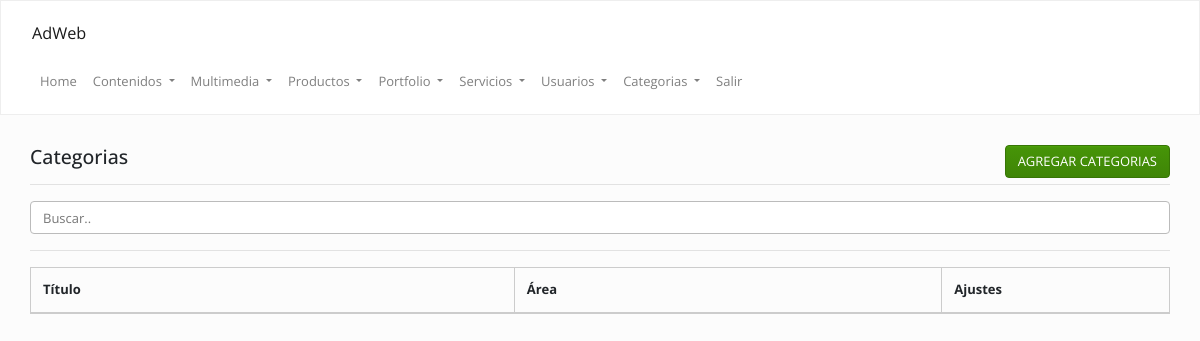
The page /admin/index.php?op=categorias (signed in) on the database as committed earlier.
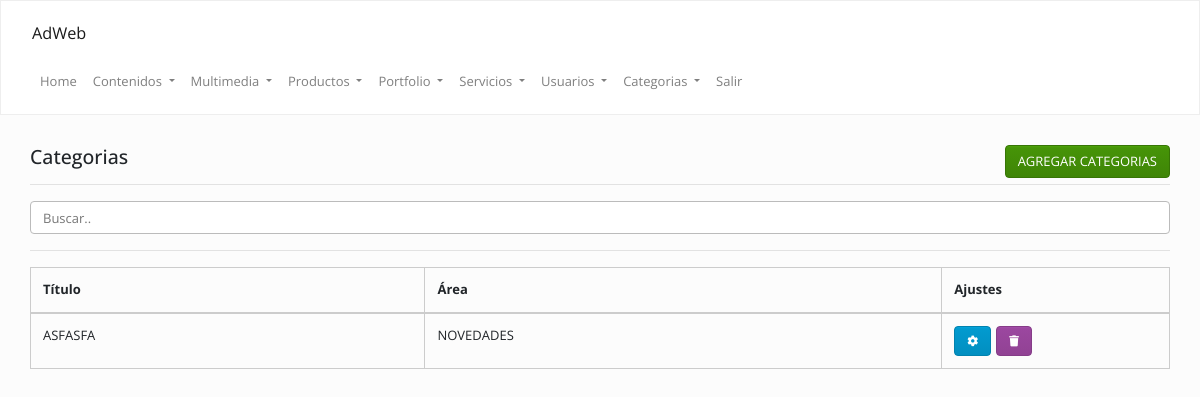
The same page on the database as committed later.
### tables this page shows
CREATE TABLE `categorias` (
  `id` int(11) NOT NULL,
  `cod` varchar(255) NOT NULL,
  `titulo` varchar(255) NOT NULL,
  `area` varchar(255) NOT NULL
);

### Config/Autoload.php (called while the page is built, shortened)
<?php
class autoload
{
    public static function runAdmin()
    {
        spl_autoload_register(
            function ($clase) {
                $ruta = str_replace("\\", "/", $clase) . ".php";
            }
        );
    }
}

### Clases/Categorias.php (called while the page is built, shortened)
<?php
class Categorias
{
    private $con;
    public function __construct()
    {
        $this->con = new Conexion();
    }
    function list($filter) {
        $array = array();
        if (is_array($filter)) {
            $filterSql = "WHERE ";
            $filterSql .= implode(" AND ", $filter);
        } else {
            $filterSql = '';
        }
        $sql = "SELECT * FROM `categorias` $filterSql  ORDER BY id DESC";
         $notas = $this->con->sqlReturn($sql);
        if ($notas) {
            while ($row = mysqli_fetch_assoc($notas)) {
                $array[] = $row;
            }
            return $array;
        }
    }
}

### Clases/Conexion.php (called while the page is built, shortened)
<?php namespace Clases;
class Conexion
{
    private $datos = array("host"=> "localhost","user"=> "root","pass"=> "","db"  => "sitio-novedades");
    private $con;
    public function __construct()
    {
        $this->con = mysqli_connect($this->datos["host"], $this->datos["user"], $this->datos["pass"], $this->datos["db"]);
    }
    public function sqlReturn($query)
    {
        $dato = $this->con->query($query);
        return $dato;
    }
}

### admin/inc/categorias/ver.php (the view, shortened to what this page needs)
<?php
$categorias    = new Clases\Categorias();
$data = $categorias->list("");
?>
<div class="mt-20">
    <div class="col-lg-12 col-md-12">
        <h4>
            Categorias
            <a class="btn btn-success pull-right" href="<?=URL?>/index.php?op=categorias&accion=agregar">
                AGREGAR CATEGORIAS
            </a>
        </h4>
        <hr/>
        <input class="form-control" id="myInput" type="text" placeholder="Buscar..">
        <hr/>
        <table class="table  table-bordered  ">
            <thead>
                <th>
                    Título
                </th>
                <th>
                    Área
                </th>
                <th>
                    Ajustes
                </th>
            </thead>
            <tbody>
                <?php
                if (is_array($data)) {
                    foreach ($data as $val) {
                        echo "<tr>";
                        echo "<td>";
                        echo strtoupper($val["titulo"]);
                        echo "</td>";
                        echo "<td>" . strtoupper($val["area"]) . "</td>";
                        echo "<td>";
                        echo '<a class="btn btn-info" data-toggle="tooltip" data-placement="top" title="Modificar" href="' . URL . '/index.php?op=categorias&accion=modificar&cod=' . $val["cod"] . '"><i class="fa fa-cog"></i></a>';
                        echo '<a class="btn btn-danger" data-toggle="tooltip" data-placement="top" title="Eliminar" href="' . URL . '/index.php?op=categorias&accion=ver&borrar=' . $val["cod"] . '">
                        <i class="fa fa-trash"></i></a>';
                        echo "</td>";
                        echo "</tr>";
                    }
                }
                ?>
            </tbody>
        </table>
    </div>
</div>

Rows that differ between the two databases and show on the page:
added categorias: titulo "ASFASFA", area "NOVEDADES"
